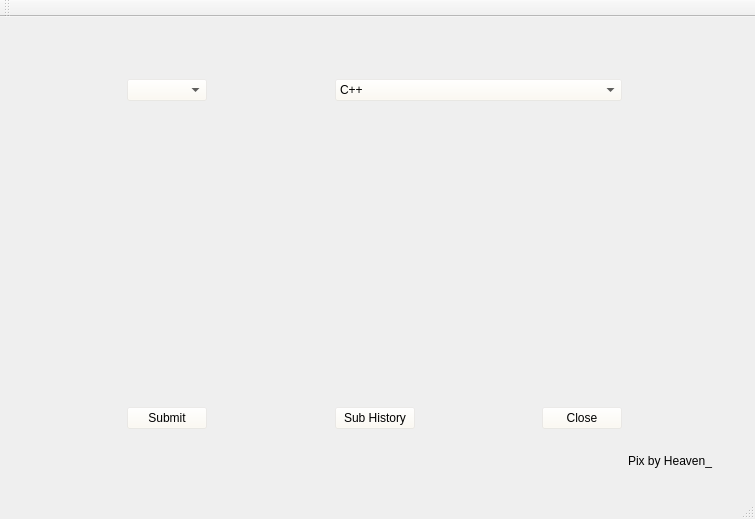
<?xml version="1.0" encoding="UTF-8"?>
<ui version="4.0">
 <class>MainWindow</class>
 <widget class="QMainWindow" name="MainWindow">
  <property name="geometry">
   <rect>
    <x>0</x>
    <y>0</y>
    <width>755</width>
    <height>519</height>
   </rect>
  </property>
  <property name="windowTitle">
   <string>MainWindow</string>
  </property>
  <property name="windowIcon">
   <iconset resource="images.qrc">
    <normaloff>:/icon1.jpg</normaloff>:/icon1.jpg</iconset>
  </property>
  <property name="styleSheet">
   <string notr="true">QWidget#centralWidget{
border-image: url(:/background7.jpg);
}

*{font: 12pt &quot;Courier New&quot;;}

QPushButton{background-color: rgba(255, 251, 240,50);}
QTextEdit{background-color: rgba(255, 251, 240,50);}
QComboBox{background-color: rgba(255, 251, 240,50);}</string>
  </property>
  <widget class="QWidget" name="centralWidget">
   <layout class="QGridLayout" name="gridLayout">
    <item row="3" column="1" colspan="5">
     <widget class="QTextEdit" name="codeTextEdit">
      <property name="styleSheet">
       <string notr="true">background-color: rgba(255, 251, 240,0);</string>
      </property>
     </widget>
    </item>
    <item row="1" column="1">
     <widget class="QComboBox" name="problemComBox"/>
    </item>
    <item row="6" column="5">
     <spacer name="verticalSpacer_9">
      <property name="orientation">
       <enum>Qt::Vertical</enum>
      </property>
      <property name="sizeHint" stdset="0">
       <size>
        <width>20</width>
        <height>40</height>
       </size>
      </property>
     </spacer>
    </item>
    <item row="1" column="2">
     <spacer name="horizontalSpacer_8">
      <property name="orientation">
       <enum>Qt::Horizontal</enum>
      </property>
      <property name="sizeHint" stdset="0">
       <size>
        <width>40</width>
        <height>20</height>
       </size>
      </property>
     </spacer>
    </item>
    <item row="4" column="5">
     <spacer name="verticalSpacer_10">
      <property name="orientation">
       <enum>Qt::Vertical</enum>
      </property>
      <property name="sizeHint" stdset="0">
       <size>
        <width>20</width>
        <height>40</height>
       </size>
      </property>
     </spacer>
    </item>
    <item row="4" column="1">
     <spacer name="verticalSpacer_8">
      <property name="orientation">
       <enum>Qt::Vertical</enum>
      </property>
      <property name="sizeHint" stdset="0">
       <size>
        <width>20</width>
        <height>40</height>
       </size>
      </property>
     </spacer>
    </item>
    <item row="3" column="6">
     <spacer name="horizontalSpacer_7">
      <property name="orientation">
       <enum>Qt::Horizontal</enum>
      </property>
      <property name="sizeHint" stdset="0">
       <size>
        <width>40</width>
        <height>20</height>
       </size>
      </property>
     </spacer>
    </item>
    <item row="2" column="1">
     <spacer name="verticalSpacer">
      <property name="orientation">
       <enum>Qt::Vertical</enum>
      </property>
      <property name="sizeHint" stdset="0">
       <size>
        <width>20</width>
        <height>40</height>
       </size>
      </property>
     </spacer>
    </item>
    <item row="1" column="0">
     <spacer name="horizontalSpacer">
      <property name="orientation">
       <enum>Qt::Horizontal</enum>
      </property>
      <property name="sizeHint" stdset="0">
       <size>
        <width>40</width>
        <height>20</height>
       </size>
      </property>
     </spacer>
    </item>
    <item row="4" column="3">
     <spacer name="verticalSpacer_2">
      <property name="orientation">
       <enum>Qt::Vertical</enum>
      </property>
      <property name="sizeHint" stdset="0">
       <size>
        <width>20</width>
        <height>40</height>
       </size>
      </property>
     </spacer>
    </item>
    <item row="1" column="3" colspan="3">
     <widget class="QComboBox" name="langComboBox">
      <item>
       <property name="text">
        <string>C++</string>
       </property>
      </item>
      <item>
       <property name="text">
        <string>JAVA</string>
       </property>
      </item>
     </widget>
    </item>
    <item row="5" column="2">
     <spacer name="horizontalSpacer_3">
      <property name="orientation">
       <enum>Qt::Horizontal</enum>
      </property>
      <property name="sizeHint" stdset="0">
       <size>
        <width>40</width>
        <height>20</height>
       </size>
      </property>
     </spacer>
    </item>
    <item row="0" column="1">
     <spacer name="verticalSpacer_3">
      <property name="orientation">
       <enum>Qt::Vertical</enum>
      </property>
      <property name="sizeHint" stdset="0">
       <size>
        <width>20</width>
        <height>40</height>
       </size>
      </property>
     </spacer>
    </item>
    <item row="6" column="3">
     <spacer name="verticalSpacer_4">
      <property name="orientation">
       <enum>Qt::Vertical</enum>
      </property>
      <property name="sizeHint" stdset="0">
       <size>
        <width>20</width>
        <height>40</height>
       </size>
      </property>
     </spacer>
    </item>
    <item row="5" column="3">
     <widget class="QPushButton" name="pushButton">
      <property name="text">
       <string>Sub History</string>
      </property>
     </widget>
    </item>
    <item row="5" column="1">
     <widget class="QPushButton" name="submitBtn">
      <property name="text">
       <string>Submit</string>
      </property>
     </widget>
    </item>
    <item row="5" column="5">
     <widget class="QPushButton" name="closeBtn">
      <property name="text">
       <string>Close</string>
      </property>
     </widget>
    </item>
    <item row="1" column="6">
     <spacer name="horizontalSpacer_2">
      <property name="orientation">
       <enum>Qt::Horizontal</enum>
      </property>
      <property name="sizeHint" stdset="0">
       <size>
        <width>40</width>
        <height>20</height>
       </size>
      </property>
     </spacer>
    </item>
    <item row="5" column="4">
     <spacer name="horizontalSpacer_4">
      <property name="orientation">
       <enum>Qt::Horizontal</enum>
      </property>
      <property name="sizeHint" stdset="0">
       <size>
        <width>40</width>
        <height>20</height>
       </size>
      </property>
     </spacer>
    </item>
    <item row="5" column="0">
     <spacer name="horizontalSpacer_6">
      <property name="orientation">
       <enum>Qt::Horizontal</enum>
      </property>
      <property name="sizeHint" stdset="0">
       <size>
        <width>40</width>
        <height>20</height>
       </size>
      </property>
     </spacer>
    </item>
    <item row="0" column="4">
     <spacer name="verticalSpacer_5">
      <property name="orientation">
       <enum>Qt::Vertical</enum>
      </property>
      <property name="sizeHint" stdset="0">
       <size>
        <width>20</width>
        <height>40</height>
       </size>
      </property>
     </spacer>
    </item>
    <item row="2" column="4">
     <spacer name="verticalSpacer_6">
      <property name="orientation">
       <enum>Qt::Vertical</enum>
      </property>
      <property name="sizeHint" stdset="0">
       <size>
        <width>20</width>
        <height>40</height>
       </size>
      </property>
     </spacer>
    </item>
    <item row="6" column="1">
     <spacer name="verticalSpacer_7">
      <property name="orientation">
       <enum>Qt::Vertical</enum>
      </property>
      <property name="sizeHint" stdset="0">
       <size>
        <width>20</width>
        <height>40</height>
       </size>
      </property>
     </spacer>
    </item>
    <item row="3" column="0">
     <spacer name="horizontalSpacer_5">
      <property name="orientation">
       <enum>Qt::Horizontal</enum>
      </property>
      <property name="sizeHint" stdset="0">
       <size>
        <width>40</width>
        <height>20</height>
       </size>
      </property>
     </spacer>
    </item>
    <item row="6" column="6">
     <widget class="QLabel" name="label">
      <property name="styleSheet">
       <string notr="true">font: 8pt &quot;Courier New&quot;;</string>
      </property>
      <property name="text">
       <string>Pix by Heaven_</string>
      </property>
     </widget>
    </item>
   </layout>
  </widget>
  <widget class="QMenuBar" name="menuBar">
   <property name="geometry">
    <rect>
     <x>0</x>
     <y>0</y>
     <width>755</width>
     <height>24</height>
    </rect>
   </property>
  </widget>
  <widget class="QToolBar" name="mainToolBar">
   <attribute name="toolBarArea">
    <enum>TopToolBarArea</enum>
   </attribute>
   <attribute name="toolBarBreak">
    <bool>false</bool>
   </attribute>
  </widget>
  <widget class="QStatusBar" name="statusBar"/>
 </widget>
 <layoutdefault spacing="6" margin="11"/>
 <resources>
  <include location="images.qrc"/>
 </resources>
 <connections/>
</ui>
